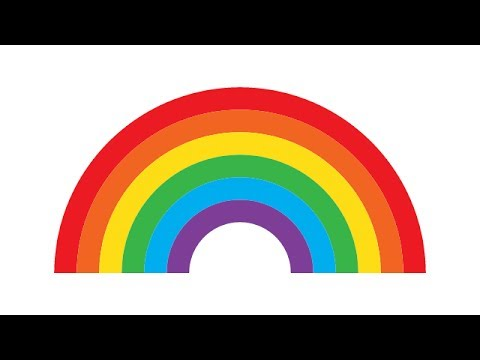
#> input picture Code/darren/rainbow.jpg, 480 x 360 px, found by its file name
$ python lab16-image_manipulation.py
#> lines starting #> are read from the running program, lines starting #| are printed output that depends on the picture
#Lab 16 - Image Manipulation
#version 1 - convert image to greyscale

from PIL import Image
img = Image.open("C:\\Users\\Lane\\Documents\\Bootcamp\\python_projects\\in_progress\\rainbow.jpg") # must be in same folder
#> img is the input picture: PIL image 480x360 RGB; mean R, G, B 167.8, 152.5, 138.3
width, height = img.size
#> width = 480; height = 360
pixels = img.load()

for i in range(width):
    for j in range(height):
        r, g, b = pixels[i, j]

        average = int(0.299*r) + int(0.587*g) + int(0.114*b)
        pixels[i, j] = (average, average, average)
        # (255-r, 255-g, 255-b)

img.show()
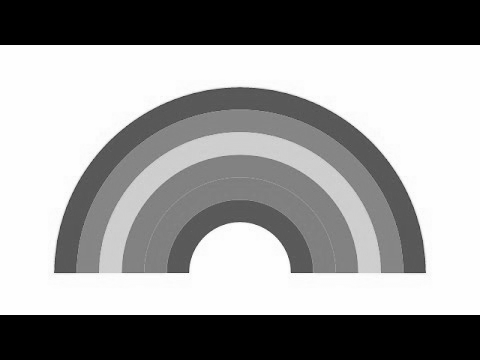
#> shown: PIL image 480x360 RGB; min 0, max 254, mean 154.5

$ run again, with Code/darren/boomerangs.jpg copied over Code/darren/rainbow.jpg
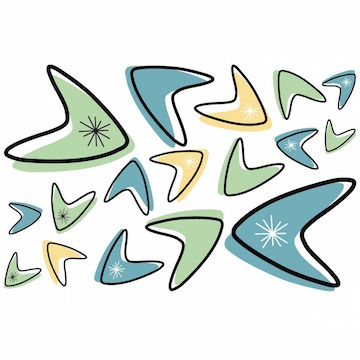
#> input picture Code/darren/boomerangs.jpg, 360 x 360 px, found by its file name
#> img is the input picture: PIL image 360x360 RGB; mean R, G, B 220.2, 227.2, 223
#> `img.show()`:
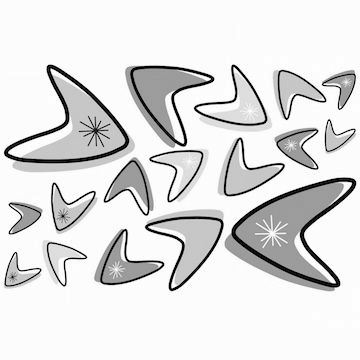
#> shown: PIL image 360x360 RGB; min 0, max 254, mean 222.9

$ run again, with Code/darren/googie_turq_400.jpg copied over Code/darren/rainbow.jpg
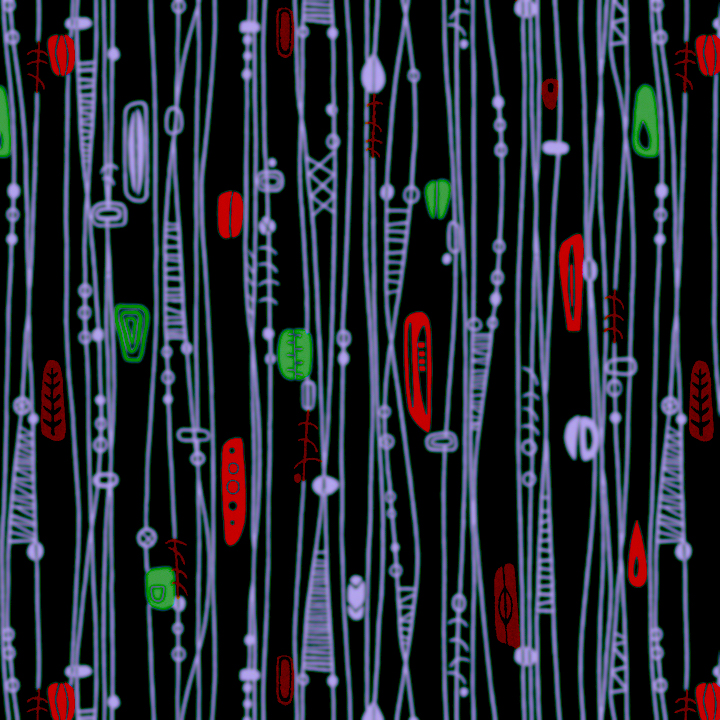
#> input picture Code/darren/googie_turq_400.jpg, 720 x 720 px, found by its file name
#> img is the input picture: PIL image 720x720 RGB; mean R, G, B 38.5, 43.5, 54.2
#> `img.show()`:
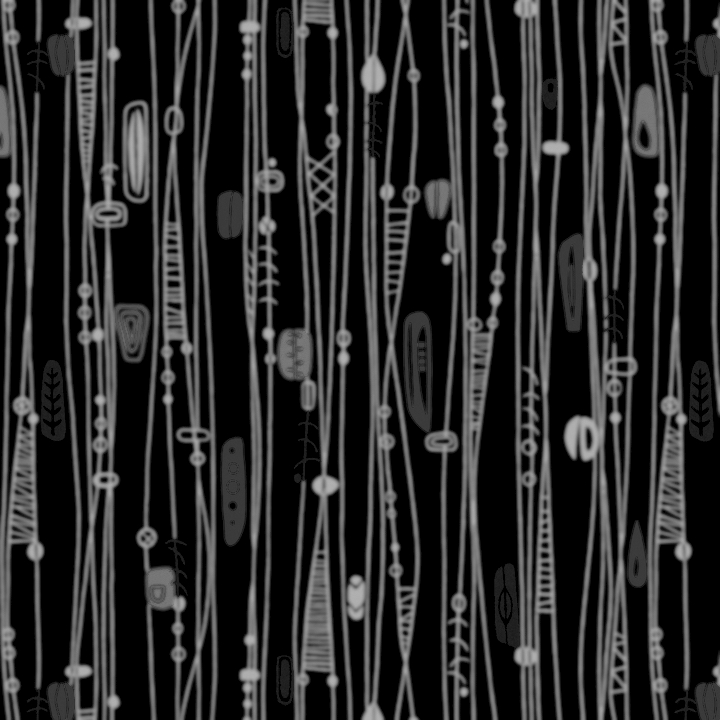
#> shown: PIL image 720x720 RGB; min 0, max 177, mean 42.5
